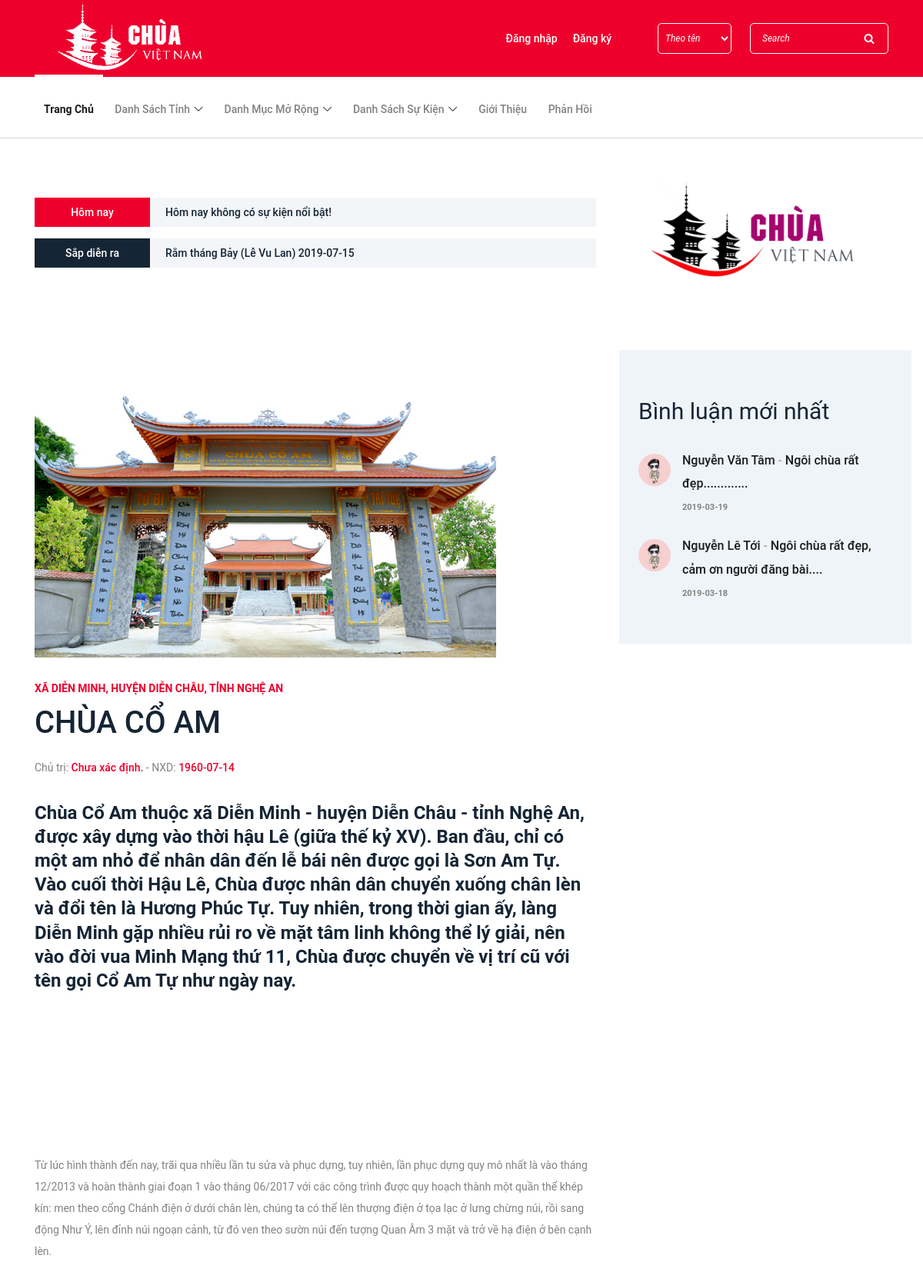
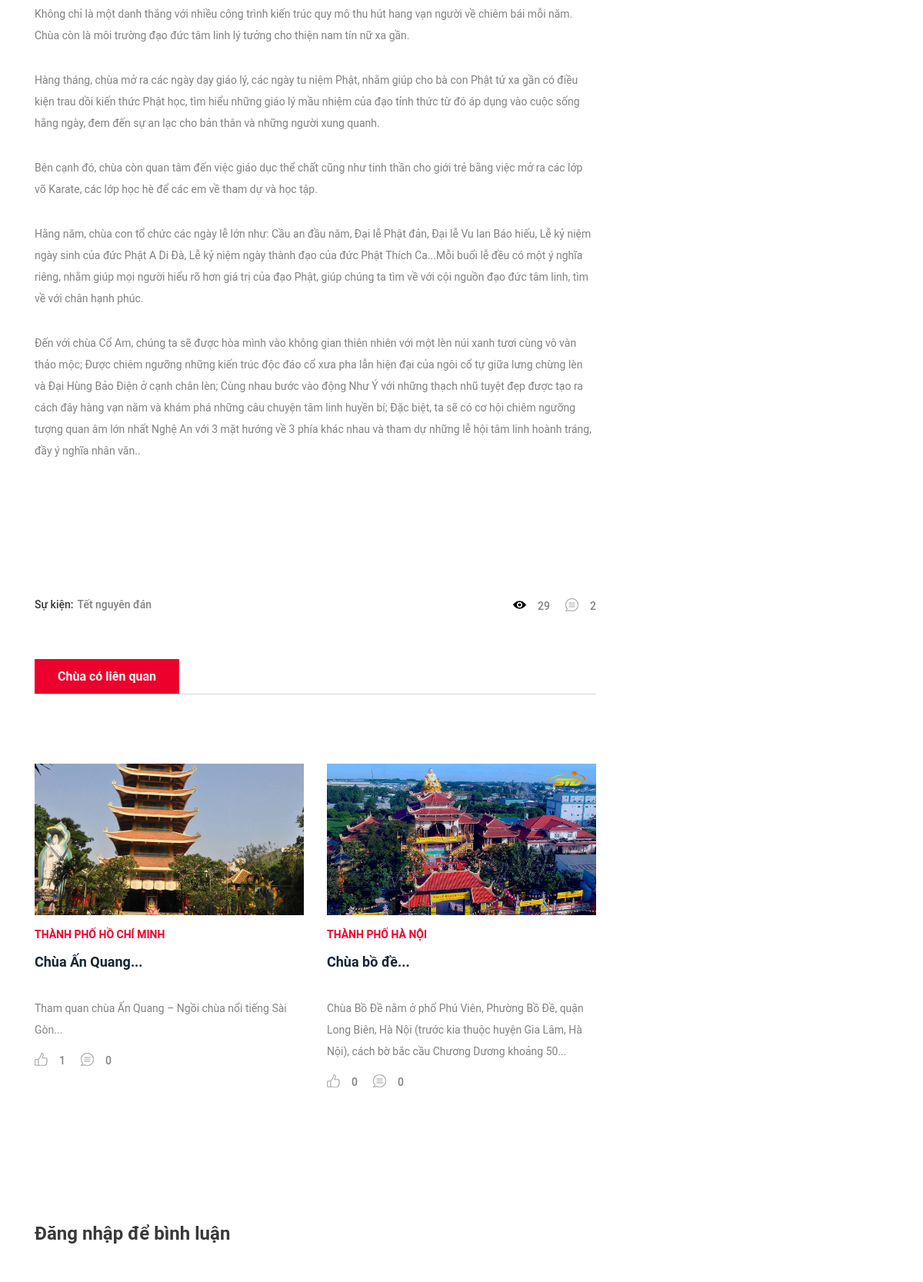
Screenshot of /chua/view/8 (upper part) with the database file from the repository (2 pictures, top to bottom).
### tables this page shows
CREATE TABLE `su_kien` (
  `id` int(50) NOT NULL,
  `ten` varchar(255) NOT NULL,
  `mo_ta` text NOT NULL,
  `ngay_dien_ra` date NOT NULL
);

CREATE TABLE `chua` (
  `id` int(50) NOT NULL,
  `ten` varchar(255) NOT NULL,
  `so_nha` varchar(50) NOT NULL,
  `id_phuong` varchar(50) DEFAULT NULL,
  `id_tinh` varchar(50) DEFAULT NULL,
  `id_quan` varchar(50) NOT NULL,
  `tieu_de` varchar(255) NOT NULL,
  `nguoi_chu_tri` varchar(255) NOT NULL,
  `view` int(50) DEFAULT NULL,
  `mo_ta` text NOT NULL,
  `nam_xay_dung` date NOT NULL,
  `anh` varchar(255) NOT NULL,
  `list_anh` text NOT NULL,
  `id_danh_muc` int(50) NOT NULL,
  `su_kien` text NOT NULL,
  `ngay_tao` double NOT NULL
);

CREATE TABLE `province` (
  `provinceid` varchar(5) NOT NULL,
  `name` varchar(100) NOT NULL,
  `type` varchar(30) NOT NULL
);

CREATE TABLE `binh_luan` (
  `id` int(50) NOT NULL,
  `id_chua` int(50) NOT NULL,
  `id_tai_khoan` int(50) NOT NULL,
  `noi_dung` varchar(500) NOT NULL,
  `ngay_binh_luan` double NOT NULL,
  `trang_thai` int(50) NOT NULL DEFAULT '5' COMMENT '4.Spam , 8. Duyệt'
);

CREATE TABLE `tai_khoan` (
  `id` int(50) NOT NULL,
  `ten_nguoi_dung` varchar(255) NOT NULL,
  `email` varchar(255) NOT NULL,
  `mat_khau` varchar(255) NOT NULL,
  `quyen` int(11) NOT NULL COMMENT '1. admin, 2.ctv, 3.user',
  `trang_thai` int(50) NOT NULL COMMENT '5. Chờ duyệt, 6. Đã duyệt',
  `ngay_tao` double NOT NULL DEFAULT '0'
);

### application/controllers/Chua.php (called while the page is built, shortened)
<?php if ( ! defined('BASEPATH')) exit('No direct script access allowed');
class Chua extends MY_Controller {
	public function __construct()
	{
		parent::__construct();
		$this->load->model('Chua_model');
		$this->load->model('Tinh_model');
		$this->load->model('Binhluan_model');
		$this->load->model('Danhmuc_model');
		$this->load->library('pagination');
	}
	private function select_random_2_chua($id_chua = 0, $provinceid =0 , $id_danh_muc = 0){
		$sql = "SELECT chua.id, chua.ten, `tieu_de`, `nguoi_chu_tri`, `view`, `anh`, province.provinceid, province.name , province.type FROM `chua` INNER JOIN province on chua.id_tinh = province.provinceid WHERE chua.id NOT IN ($id_chua) AND (id_tinh = $provinceid OR id_danh_muc = $id_danh_muc) ORDER BY RAND() limit 2";
		$hai_chua_co_lien_quan = $this->Chua_model->query($sql);
		foreach ($hai_chua_co_lien_quan as $row) {
			$where_comment['where'] = array('id_chua' => $row->id);
			$count = $this->Binhluan_model->get_total($where_comment);
			$row->tong_binh_luan = $count;
		}
		return $hai_chua_co_lien_quan;
	}
	function view(){
		$id_chua = $this->uri->segment(3);
		$sql = "SELECT chua.id, chua.ten, id_danh_muc, `so_nha`, `tieu_de`, `nguoi_chu_tri`, `view`, `mo_ta`, `nam_xay_dung`, `anh`, `list_anh`, `su_kien`, `ngay_tao`, province.provinceid, danh_muc.ten AS danh_muc, ward.name AS phuong, ward.type AS type_phuong, district.name AS quan, district.type AS type_quan, province.name AS tinh, province.type AS type_tinh FROM `chua` INNER JOIN ward on chua.id_phuong = ward.wardid INNER JOIN district on chua.id_quan = district.districtid INNER JOIN province on chua.id_tinh = province.provinceid INNER JOIN danh_muc on chua.id_danh_muc = danh_muc.id WHERE chua.id = $id_chua limit 1";
		$chuas = $this->Chua_model->query($sql);
		$chua = $chuas[0];
		$input_update = array(
			'view' => $chua->view + 1
		);
		try{
			$this->Chua_model->update($id_chua, $input_update);
		}catch(Exception $e){
			throw $e->getMessage();
		}
		if(!empty($chua->so_nha)){
			$chua->dia_chi = $chua->so_nha . ', ' . $chua->type_phuong . ' ' . $chua->phuong. ', ' . $chua->type_quan . ' ' . $chua->quan. ', ' .$chua->type_tinh. ' ' .$chua->tinh;
		}else{
			$chua->dia_chi = $chua->type_phuong . ' ' . $chua->phuong. ', ' . $chua->type_quan . ' ' . $chua->quan. ', ' .$chua->type_tinh. ' ' .$chua->tinh;
		}
		$su_kien = implode(',', json_decode($chua->su_kien));
		$sql_sk = "SELECT id,ten FROM `su_kien` WHERE id IN ($su_kien)";
		$su_kien = $this->Sukien_model->query($sql_sk);
		$su_kien = $su_kien;
		$this->data['su_kien'] = $su_kien;
		$sql_binh_luan = "SELECT binh_luan.id, binh_luan.id_chua, binh_luan.id_tai_khoan, binh_luan.noi_dung, binh_luan.ngay_binh_luan, binh_luan.trang_thai, tai_khoan.ten_nguoi_dung  FROM `binh_luan` INNER JOIN tai_khoan ON binh_luan.id_tai_khoan = tai_khoan.id where id_chua = $chua->id AND binh_luan.trang_thai = 8 ORDER BY binh_luan.ngay_binh_luan DESC LIMIT 5";
		$binh_luan = $this->Binhluan_model->query($sql_binh_luan);
		$this->data['binh_luan'] = $binh_luan;
		$chua->tong_binh_luan = count($binh_luan);
		$this->data['chua'] = $chua;
		$this->data['hai_chua_co_lien_quan'] = $this->select_random_2_chua($id_chua, $chua->provinceid, $chua->id_danh_muc);
		$this->data['message'] = $this->session->flashdata('message');
		$this->data['temp'] = 'site/chua/view';
		$this->load->view('site/main',$this->data, FALSE);
	}
}

### index.php (called while the page is built, shortened)
<?php
require_once BASEPATH.'core/CodeIgniter.php';

### application/core/My_Controller.php (called while the page is built, shortened)
<?php if ( ! defined('BASEPATH')) exit('No direct script access allowed');
class MY_Controller extends CI_Controller {
	public $data = array();
	public function __construct()
	{
		$controllers = $this->uri->segment(1);
		switch ($controllers) {
			default:
			$this->data['su_kien_gan_nhat'] = $this->su_kien_gan_nhat();
			break;
		}
	}
	private function su_kien_gan_nhat(){
		$date_now = date('Y-m-d');
		$input['order'] = array('ngay_dien_ra','ASC');
		$input['limit'] = array(3,0);
		$input['where'] = array('ngay_dien_ra >' => $date_now);
		$su_kien_gan_nhat = $this->Sukien_model->get_list($input);
		return $su_kien_gan_nhat;
	}
}

### application/core/MY_Model.php (called while the page is built, shortened)
<?php if ( ! defined('BASEPATH')) exit('No direct script access allowed');
class MY_Model extends CI_Model {
	var $table = '';
	var $key = 'id';
	var $order = '';
	function update($id, $data)
	{
	 	return TRUE;
	}
	function update_rule($where, $data)
	{
	 	$this->db->where($where);
	 	$this->db->update($this->table, $data);
	 	return TRUE;
	}
	function query($sql){
		$rows = $this->db->query($sql);
		return $rows->result();
	}
	function get_info_rule($where = array(), $field= '')
	{
	    if($field)
	    {
	        $this->db->select($field);
	    }
		$this->db->where($where);
		$query = $this->db->get($this->table);
		if ($query->num_rows())
		{
			return $query->row();
		}
		return FALSE;
	}
	function get_list($input = array())
	{
		$query = $this->db->get($this->table);
		return $query->result();
	}
	protected function get_list_set_input($input = array())
	{
		if ((isset($input['where'])) && $input['where'])
		{
			$this->db->where($input['where']);
		}
		if (isset($input['order'][0]) && isset($input['order'][1]))
		{
			$this->db->order_by($input['order'][0], $input['order'][1]);
		}
		else
		{
			$order = ($this->order == '') ? array($this->table.'.'.$this->key, 'desc') : $this->order;
			$this->db->order_by($order[0], $order[1]);
		}
		if (isset($input['limit'][0]) && isset($input['limit'][1]))
		{
			$this->db->limit($input['limit'][0], $input['limit'][1]);
		}
	}
}
?>

### application/helpers/public_helper.php (called while the page is built, shortened)
<?php
	function public_url($url = '')
	{
        return base_url('public/'.$url);
	}
	function chua_url($url = '')
	{
        return base_url('upload/chua/'.$url);
	}
 ?>

### application/views/site/chua/view.php (the view, shortened to what this page needs)
<div class="hero-area">
    <?php $this->load->view('site/hero_area'); ?>
</div>
<div class="blog-area section-padding-0-80">
	<div class="container">
		<div class="row">
			<div class="col-12 col-lg-8">
				<div class="blog-posts-area">
					<?php if (!empty($chua)): ?>
					<div class="single-blog-post featured-post single-post">
						<div class="post-thumb">
							<a href="#"><img src="<?php echo chua_url($chua->anh); ?>" alt=""></a>
						</div>
						<div class="post-data">
							<a href="<?php echo base_url('chua/tinh/') . $chua->provinceid; ?>" class="post-catagory"><?php echo $chua->dia_chi; ?></a>
							<a href="#" class="post-title">
								<h6><?php echo $chua->ten; ?></h6>
							</a>
							<div class="post-meta">
								<p class="post-author">Chủ trị: <a data-href="#"><?php echo (!empty($chua->nguoi_chu_tri)) ? $chua->nguoi_chu_tri : 'Chưa xác định.' ; ?></a> - NXD: <a data-href="#"><?php echo $chua->nam_xay_dung; ?></a></p>
								<p style="font-size: 100%;"><?php echo $chua->mo_ta; ?></p>
								<div class="newspaper-post-like d-flex align-items-center justify-content-between">
									<div class="newspaper-tags d-flex">
										<span>Sự kiện:</span>
										<ul class="d-flex">
											<?php if (!empty($su_kien)): ?>
												<?php foreach ($su_kien as $row): ?>
													<li><a href="<?php echo base_url('chua/sukien/') .$row->id ?>"><?php echo $row->ten ?></a></li>
												<?php endforeach ?>
											<?php endif ?>
										</ul>
									</div>
									<div class="d-flex align-items-center post-like--comments">
										<a href="#" class="post-like"><img src="<?php echo public_url('site'); ?>/img/core-img/view.png" alt=""> <span><?php echo $chua->view; ?></span></a>
										<a href="#" class="post-comment"><img src="<?php echo public_url('site'); ?>/img/core-img/chat.png" alt=""> <span><?php echo $chua->tong_binh_luan; ?></span></a>
									</div>
								</div>
							</div>
						</div>
					</div>
					<?php endif ?>
					<?php if (!empty($hai_chua_co_lien_quan)): ?>
					<div class="section-heading">
						<h6>Chùa có liên quan</h6>
					</div>
					<div class="row">
						<?php foreach ($hai_chua_co_lien_quan as $row): ?>
						<div class="col-12 col-md-6">
							<div class="single-blog-post style-3 mb-80">
								<div class="post-thumb">
									 <a href="<?php echo base_url('chua/view/') . $row->id; ?>"><img src="<?php echo chua_url($row->anh); ?>"  alt="<?php echo $row->ten ?>"></a>
								</div>
								<div class="post-data">
									<a href="<?php echo base_url('chua/tinh/') . $row->provinceid; ?>" class="post-catagory"><?php echo  $row->type .' '.$row->name; ?></a>
                                    <a href="<?php echo base_url('chua/view/') . $row->id; ?>" class="post-title">
                                            <h6><?php echo $row->ten; ?>...</h6>
                                    </a>
                                    <p class="post-excerp"><?php echo substr($row->tieu_de, 0, 200); ?>...</p>
									<div class="post-meta d-flex align-items-center">
										<a href="#" class="post-like"><img src="<?php echo public_url('site'); ?>/img/core-img/like.png" alt=""> <span><?php echo $row->view; ?></span></a>
										<a href="#" class="post-comment"><img src="<?php echo public_url('site'); ?>/img/core-img/chat.png" alt=""> <span><?php echo $row->tong_binh_luan; ?></span></a>
									</div>
								</div>
							</div>
						</div>
						<?php endforeach ?>
					</div>
					<?php endif ?>
						<div class="post-a-comment-area section-padding-80-0 mb-30" id="form-binh-luan">
							<?php if (!empty($nguoi_dung)): ?>
							<h4>Gửi bình luận</h4>
							<div class="contact-form-area">
								<form action="<?php echo base_url('chua/binhluan/') . $chua->id; ?>" method="post">
									<div class="row">
										<div class="col-sm-8 col-md-9">
											<textarea style="border-radius: 30px; height: 100px;resize: none;" class="form-control" name="binh_luan" id="binh_luan" cols="3" rows="3" placeholder="Bình luận"></textarea>
											<small id="Error" class="form-text text-muted" style="color: red"><?php echo $message; ?></small>
										</div>
										<div class="col-sm-4 col-md-3 text-right">
											<button style="border-radius: 50px;" class="btn newspaper-btn mt-sm-4 mt-xs-0  w-50" name="btn_binh_luan" type="submit">Bình luận</button>
										</div>
										<div class="col-sm-8 col-md-9">
											<?php if (!empty($message)): ?>
												<div class="alert alert-success text-center" role="alert"><?php echo $message; ?></div>
											<?php endif ?>
										</div>
									</div>
								</form>
							</div>
							<?php else: ?>
							<a href="<?php echo base_url('taikhoan/dangnhap') ?>" class="dang-nhap-binh-luan"><h4>Đăng nhập để bình luận</h4></a>
							<?php endif ?>
						</div>
				</div>
			</div>
			<div class="col-12 col-lg-4">
				<div id="banner">
                        <div class="latest-comments-widget col-12 banner" >
                        	<?php if (!empty($binh_luan)): ?>
                            <h3>Bình luận mới nhất</h3>
<?php
	$tong_binh_luan = (count($binh_luan) == 5) ? (count($binh_luan) - 1) : count($binh_luan);
?>
								<?php for($i = 0; $i<$tong_binh_luan ; $i++){ ?>
									<?php $row = $binh_luan[$i]; ?>
	                            <div class="single-comments d-flex">
	                                <div class="comments-thumbnail mr-15">
	                                    <img src="<?php echo public_url('site'); ?>/img/bg-img/avatar.jpg" alt="">
	                                </div>
	                                <div class="comments-text">
	                                    <a href="#form-binh-luan"><?php echo $row->ten_nguoi_dung; ?> <span>-</span> <?php echo substr($row->noi_dung, 0, 60); ?>...</a>
	                                    <p><?php echo date('Y-m-d',$row->ngay_binh_luan); ?></p>
	                                </div>
	                            </div>
								<?php } ?>
							<?php else: ?>
								<h3>Chưa có bình luận nào. Bạn hãy là người bình luận đầu tiên!</h3>
							<?php endif ?>
                        </div>
				</div>
			</div>
		</div>
	</div>
</div>

### application/views/site/hero_area.php (shortened to what this page needs)
<div class="container">
    <div class="row align-items-center">
        <div class="col-12 col-lg-8">
            <div class="breaking-news-area d-flex align-items-center">
                <div class="news-title">
                    <p>Hôm nay</p>
                </div>
                <div id="breakingNewsTicker" class="ticker">
                    <ul>
                        <?php if (!empty($su_kien_hom_nay->id)): ?>
                            <li><a href="<?php echo base_url('chua/sukien/') . $su_kien_hom_nay->id; ?>"><?php echo $su_kien_hom_nay->ngay_dien_ra ?>.</a></li>
                            <li><a href="<?php echo base_url('chua/sukien/') . $su_kien_hom_nay->id; ?>"><?php echo $su_kien_hom_nay->ten ?>.</a></li>
                        <?php else: ?>
                            <li><a data-href="#">Hôm nay không có sự kiện nổi bật!</a></li>
                        <?php endif ?>
                    </ul>
                </div>
            </div>
            <div class="breaking-news-area d-flex align-items-center mt-15">
                <div class="news-title title2">
                    <p>Sắp diễn ra</p>
                </div>
                <div id="internationalTicker" class="ticker">
                    <ul>
                        <?php if (!empty($su_kien_gan_nhat)): ?>
                            <?php foreach ($su_kien_gan_nhat as $row): ?>
                                <li><a href="<?php echo base_url('chua/sukien/') . $row->id; ?>"><?php echo $row->ten .' '. $row->ngay_dien_ra ?></a></li>
                            <?php endforeach ?>
                        <?php else: ?>
                            <li><a data-href="#">Welcome to website.</a></li>
                            <li><a data-href="#">Welcome to website.</a></li>
                        <?php endif ?>
                    </ul>
                </div>
            </div>
        </div>
        <div class="col-12 col-lg-4">
            <div class="hero-add">
                <a href="#"><img src="<?php echo public_url('site') ?>/img/bg-img/hero-add.gif" alt=""></a>
            </div>
        </div>
    </div>
</div>

### public/site/customsite.css (style rules this page uses)
.dang-nhap-binh-luan h4 { transition: 0.4s; }
#banner { float: right; width: 100%; position: absolute; transition: 0.2s; }

### rows the page displays
su_kien: ten "Rằm tháng Bảy (Lễ Vu Lan)", ngay_dien_ra "2019-07-15"
su_kien: ten "Tết nguyên đán"
chua: anh (picture), province.type "THÀNH PHỐ", province.name "HỒ CHÍ MINH", ten "Chùa Ấn Quang", tieu_de "Tham quan chùa Ấn Quang – Ngồi chùa nổi tiếng Sài Gòn", view "1", tong_binh_luan "0"
chua: anh (picture), province.type "THÀNH PHỐ", province.name "HÀ NỘI", ten "Chùa bồ đề", tieu_de "Chùa Bồ Đề nằm ở phố Phú Viên, Phường Bồ Đề, quận Long Biên, Hà Nội (trước kia thuộc huyện Gia Lâm, Hà Nội), cách bờ bắc cầu Chương Dương khoảng 50", view "0"
binh_luan: id_tai_khoan.ten_nguoi_dung "Nguyễn Văn Tâm", noi_dung "Ngôi chùa rất đẹp..........", ngay_binh_luan "2019-03-19"
binh_luan: id_tai_khoan.ten_nguoi_dung "Nguyễn Lê Tới", noi_dung "Ngôi chùa rất đẹp, cảm ơn người đăng bài.", ngay_binh_luan "2019-03-18"

### other values shown
$chua->dia_chi "XÃ DIỄN MINH, HUYỆN DIỄN CHÂU, TỈNH NGHỆ AN"
$chua->ten "CHÙA CỔ AM"
$chua->nam_xay_dung "1960-07-14"
$chua->view "29"
$chua->tong_binh_luan "2"
